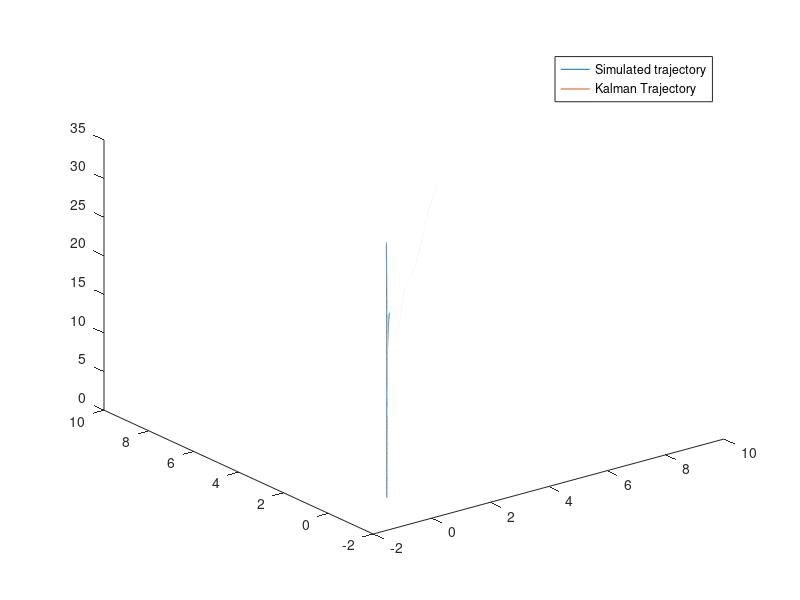

MATLAB code for this plot: (Note: this script raises an error after producing the figure.)
%% Post process MATLAB script for navigation code
clc,close all,clear all
%% Settings
calculate_cov_eul = 0; % set equals to zero to not calculate confidance interval of euler angles (takes a while)

%% 
%%read data
state_data = csvread('state_data.csv');
kalman_state_data = csvread('kalman_state_data.csv');

kalman_covariance_diagonal_data = csvread('kalman_covariance_diagonal.csv');
kalman_quat_covariance_data = csvread('kalman_quat_covariance_diagonal.csv');


%% plot trajectory
title("Simulation trajectory visualisation")

axis equal
plot3(state_data(:,2),state_data(:,3),state_data(:,4))

hold on
plot3(kalman_state_data(:,2),kalman_state_data(:,3),kalman_state_data(:,4))
legend("Simulated trajectory","Kalman Trajectory")

%% error plots
% time vector
tt_kal = kalman_state_data(:,1);

% interpolate messages in a common time vector
interp_state_x = interp1(state_data(:,1),state_data(:,2),tt_kal);
interp_state_y = interp1(state_data(:,1),state_data(:,3),tt_kal);
interp_state_z = interp1(state_data(:,1),state_data(:,4),tt_kal);

interp_state_vel_x = interp1(state_data(:,1),state_data(:,5),tt_kal);
interp_state_vel_y = interp1(state_data(:,1),state_data(:,6),tt_kal);
interp_state_vel_z = interp1(state_data(:,1),state_data(:,7),tt_kal);

interp_state_mass = interp1(state_data(:,1),state_data(:,15),tt_kal);

% calculate errors
err_x = kalman_state_data(:,2)-interp_state_x;
err_y = kalman_state_data(:,3)-interp_state_y;
err_z = kalman_state_data(:,4)-interp_state_z;

err_vel_x = kalman_state_data(:,5)-interp_state_vel_x;
err_vel_y = kalman_state_data(:,6)-interp_state_vel_y;
err_vel_z = kalman_state_data(:,7)-interp_state_vel_z;

err_mass = kalman_state_data(:,15)-interp_state_mass;


%%  error Plot config
figure
tiledlayout(4,3)

Z_confidance = 2.576; % 99% interval

%% err_x
nexttile
hold on
plot(tt_kal,err_x);
plot(tt_kal,Z_confidance*sqrt(kalman_covariance_diagonal_data(:,2)),'red');
plot(tt_kal,-Z_confidance*sqrt(kalman_covariance_diagonal_data(:,2)),'red');
xlabel("time [s]")
ylabel("error [m]")
title("Kalman error in position x")

%% err_y
nexttile
hold on
plot(tt_kal,err_y);
title("Kalman error in position y")
plot(tt_kal,Z_confidance*sqrt(kalman_covariance_diagonal_data(:,3)),'red');
plot(tt_kal,-Z_confidance*sqrt(kalman_covariance_diagonal_data(:,3)),'red');
xlabel("time [s]")
ylabel("error [m]")


%% err_z
nexttile
hold on
title("Kalman error in position z")
plot(tt_kal,err_z);
plot(tt_kal,Z_confidance*sqrt(kalman_covariance_diagonal_data(:,4)),'red');
plot(tt_kal,-Z_confidance*sqrt(kalman_covariance_diagonal_data(:,4)),'red');
xlabel("time [s]")
ylabel("error [m]")

%% err_vel_x
nexttile
hold on
plot(tt_kal,err_vel_x);
title("Kalman error in velocity x (Inertial frame)")
plot(tt_kal,Z_confidance*sqrt(kalman_covariance_diagonal_data(:,5)),'red');
plot(tt_kal,-Z_confidance*sqrt(kalman_covariance_diagonal_data(:,5)),'red');
xlabel("time [s]")
ylabel("error [m/s]")

%% err_vel_y
nexttile
hold on
plot(tt_kal,err_vel_y);
title("Kalman error in velocity y (Inertial frame)")
plot(tt_kal,Z_confidance*sqrt(kalman_covariance_diagonal_data(:,6)),'red');
plot(tt_kal,-Z_confidance*sqrt(kalman_covariance_diagonal_data(:,6)),'red');
xlabel("time [s]")
ylabel("error [m/s]")

%% err_vel_z
nexttile
hold on
plot(tt_kal,err_vel_z);
plot(tt_kal,Z_confidance*sqrt(kalman_covariance_diagonal_data(:,7)),'red');
plot(tt_kal,-Z_confidance*sqrt(kalman_covariance_diagonal_data(:,7)),'red');
title("Kalman error in velocity z (Inertial frame)")
xlabel("time [s]")
ylabel("error [m/s]")

%% attitude

%get quaternion data from state
quat_kal = [kalman_state_data(:,11),kalman_state_data(:,8),kalman_state_data(:,9),kalman_state_data(:,10)]; % [qw,qx,qy,qz]

interp_qw = interp1(state_data(:,1),state_data(:,11),tt_kal);
interp_qx = interp1(state_data(:,1),state_data(:,8),tt_kal);
interp_qy = interp1(state_data(:,1),state_data(:,9),tt_kal);
interp_qz = interp1(state_data(:,1),state_data(:,10),tt_kal);
quat_sim = [interp_qw,interp_qx,interp_qy,interp_qz];% [qw,qx,qy,qz]

% calculate euler angles covariances based on quaternion covariance

syms q0 q1 q2 q3
f = jacobian([atan(2*(q0*q3+q1*q2)/(1-2*(q2^2 + q3^2)));asin(2*(q0*q2-q3*q1));atan((2*(q0*q1+q2*q3))/(1-2*(q1^2+q2^2)))],[q0 q1 q2 q3]);

if calculate_cov_eul ==1
    P_quat = zeros(4,4,size(kalman_quat_covariance_data(:,1),1));
    P_eul = zeros(3,3,size(kalman_quat_covariance_data(:,1),1));
    std_eul1 = zeros(1,size(kalman_quat_covariance_data(:,1),1));
    std_eul2 = zeros(1,size(kalman_quat_covariance_data(:,1),1));
    std_eul3 = zeros(1,size(kalman_quat_covariance_data(:,1),1));

    
    for k = 1:size(kalman_quat_covariance_data(:,1),1)
        %P_quat(:,:,k) = [kalman_quat_covariance_data(k,17),kalman_quat_covariance_data(k,14),kalman_quat_covariance_data(k,15),kalman_quat_covariance_data(k,16);...
        %                 kalman_quat_covariance_data(k,5),kalman_quat_covariance_data(k,2),kalman_quat_covariance_data(k,3),kalman_quat_covariance_data(k,4);...
        %                 kalman_quat_covariance_data(k,9),kalman_quat_covariance_data(k,6),kalman_quat_covariance_data(k,7),kalman_quat_covariance_data(k,8);...
        %                 kalman_quat_covariance_data(k,13),kalman_quat_covariance_data(k,10),kalman_quat_covariance_data(k,11),kalman_quat_covariance_data(k,12)];
        P_quat(:,:,k) = diag([kalman_covariance_diagonal_data(k,11),kalman_covariance_diagonal_data(k,8),kalman_covariance_diagonal_data(k,9),kalman_covariance_diagonal_data(k,10)]);
        %P_quat(:,:,k) = (P_quat(:,:,k) + P_quat(:,:,k)')/2;
        Jac = subs(f,[q0 q1 q2 q3],[kalman_state_data(k,11),kalman_state_data(k,8),kalman_state_data(k,9),kalman_state_data(k,10)]);
        P_eul(:,:,k) = double(Jac*P_quat(:,:,k)*(Jac'));
   
        std_eul1(k) = sqrt(P_eul(1,1,k));
        std_eul2(k) = sqrt(P_eul(2,2,k));
        std_eul3(k) = sqrt(P_eul(3,3,k));
    end 
end


%transform to euler angles (ZYX euler: psi,theta,phi)

eul_sim = quat2eul(quat_sim)*(180/pi);
eul_kal= quat2eul(quat_kal)*(180/pi);

err_eul = (eul_kal-eul_sim);

nexttile
hold on
plot(tt_kal,err_eul(:,1));
title("Kalman error in euler \psi")
if calculate_cov_eul == 1
    plot(tt_kal,Z_confidance*std_eul1*(180/pi),'red');
    plot(tt_kal,-Z_confidance*std_eul1*(180/pi),'red');
end

xlabel("time [s]")
ylabel("error [deg]")

nexttile
hold on
plot(tt_kal,err_eul(:,2));
title("Kalman error in euler \theta")
if calculate_cov_eul == 1
    plot(tt_kal,Z_confidance*std_eul2*(180/pi),'red');
    plot(tt_kal,-Z_confidance*std_eul2*(180/pi),'red');
end

xlabel("time [s]")
ylabel("error [deg]")

nexttile
hold on
plot(tt_kal,err_eul(:,3));
title("Kalman error in euler \phi")
xlabel("time [s]")
ylabel("error [deg]")
if calculate_cov_eul == 1
    plot(tt_kal,Z_confidance*std_eul3*(180/pi),'red');
    plot(tt_kal,-Z_confidance*std_eul3*(180/pi),'red');
end

%% err_mass
% nexttile
% hold on
% plot(tt_kal,err_mass);
% plot(tt_kal,Z_confidance*sqrt(kalman_covariance_diagonal_data(:,15)),'red');
% plot(tt_kal,-Z_confidance*sqrt(kalman_covariance_diagonal_data(:,15)),'red');
% title("Kalman error in mass")
% xlabel("time [s]")
% ylabel("error [Kg]")

%% Euler angles plot
figure
title("Euler angles (ZYX) in degrees")
hold on
plot(tt_kal,eul_sim(:,1));
plot(tt_kal,eul_sim(:,2));
plot(tt_kal,eul_sim(:,3));
plot(tt_kal,eul_kal(:,1));
plot(tt_kal,eul_kal(:,2));
plot(tt_kal,eul_kal(:,3));
legend("\psi_{sim}","\theta_{sim}","\phi_{sim}","\psi_{kal}","\theta_{kal}","\phi_{kal}")

%%
